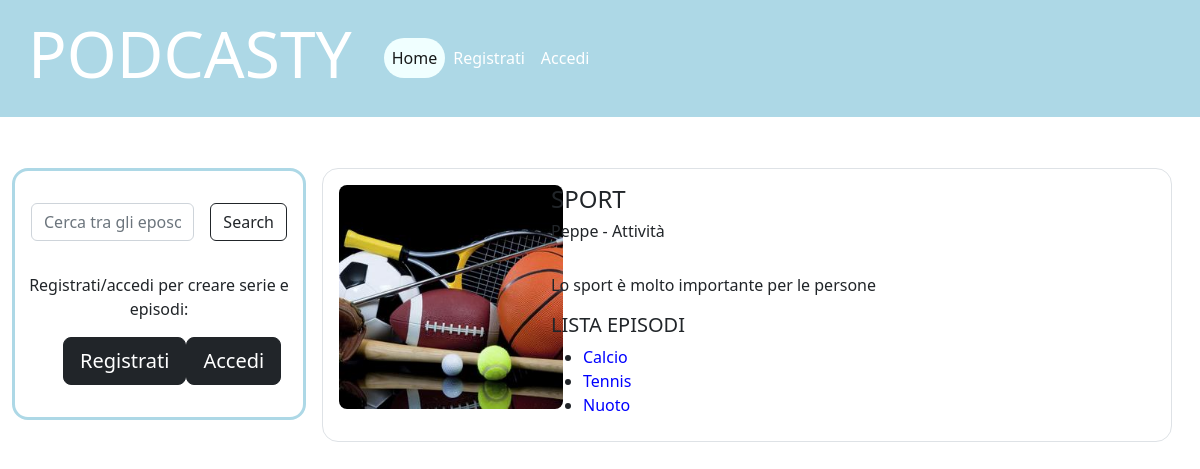
Screenshot of /serie40 with the database file from the repository.
### tables this page shows
CREATE TABLE "serie" (
	"id_serie"	INTEGER NOT NULL,
	"titolo_serie"	TEXT NOT NULL UNIQUE,
	"descrizione"	TEXT NOT NULL,
	"categoria"	TEXT NOT NULL,
	"immagine_serie"	TEXT NOT NULL,
	"autore"	INTEGER NOT NULL,
	"ultima_modifica"	TEXT NOT NULL,
	FOREIGN KEY("autore") REFERENCES "utenti"("id") ON DELETE CASCADE,
	PRIMARY KEY("id_serie" AUTOINCREMENT)
);

CREATE TABLE "utenti" (
	"id"	INTEGER NOT NULL,
	"email"	TEXT NOT NULL UNIQUE,
	"nickname"	TEXT NOT NULL UNIQUE,
	"password"	TEXT NOT NULL,
	"immagine_profilo"	TEXT NOT NULL,
	"creatore"	INTEGER NOT NULL DEFAULT 0,
	PRIMARY KEY("id" AUTOINCREMENT)
);

CREATE TABLE "episodi" (
	"id_episodio"	INTEGER NOT NULL,
	"titolo"	TEXT NOT NULL,
	"file"	TEXT NOT NULL,
	"descrizione"	TEXT NOT NULL,
	"data_pubblicazione"	TEXT NOT NULL,
	"serie"	INTEGER NOT NULL,
	FOREIGN KEY("serie") REFERENCES "serie"("id_serie") ON DELETE CASCADE,
	PRIMARY KEY("id_episodio" AUTOINCREMENT)
);

### app.py (the view)
@app.route('/serie<int:id>')
def single_serie(id):
    serie=dao.get_serie(id)
    if current_user.is_authenticated:
        id_u=current_user.id
        if serie['autore'] == id_u:
            episodi=dao.get_all_episodi(id)
            return render_template('serie.html', serie=serie, episodi=episodi, oggi=date.today())
        else:
            episodi=dao.get_episodi(id)
            is_follower=dao.isfollower(id, id_u)
            return render_template('serie.html', serie=serie, episodi=episodi, is_follower=is_follower, oggi=date.today())
    else:
        episodi=dao.get_episodi(id)
        return render_template('serie.html', serie=serie, episodi=episodi, oggi=date.today())

### dao.py (called while the page is built)
def get_serie(id_s):
    conn = sqlite3.connect('db/podcast_db.db')
    conn.row_factory = sqlite3.Row
    cursor = conn.cursor()
    sql = 'SELECT serie.id_serie, serie.titolo_serie, serie.descrizione, serie.categoria, serie.immagine_serie, serie.ultima_modifica, serie.autore, utenti.nickname\
            FROM serie LEFT JOIN utenti ON serie.autore = utenti.id \
            WHERE serie.id_serie = ?'
    cursor.execute(sql, (id_s,))
    serie = cursor.fetchone()
    cursor.close()
    conn.close()
    return serie

def get_episodi(id_s):
    conn = sqlite3.connect('db/podcast_db.db')
    conn.row_factory = sqlite3.Row
    cursor = conn.cursor()
    oggi=datetime.date.today()
    sql = 'SELECT episodi.id_episodio, episodi.titolo, episodi.file, episodi.descrizione, episodi.data_pubblicazione, serie.titolo_serie\
            FROM episodi LEFT JOIN serie ON episodi.serie = serie.id_serie \
            WHERE serie.id_serie = ? AND episodi.data_pubblicazione <= ?\
            ORDER BY data_pubblicazione DESC'
    cursor.execute(sql, (id_s, oggi))
    episodi = cursor.fetchall()
    cursor.close()
    conn.close()
    return episodi

### templates/serie.html (shortened to what this page needs)
{% extends "base.html" %}
{% block home_active %}active{% endblock %}
{% block content %}
<div class="supermydiv">
  <main class="col-lg-9 col-md-12">
    <article class="row border p-2 myart">
      <div class="col-lg-3 col-md-6 col-sm-12 px-0">
        <img class="serieimg2 p-2" src="{{ url_for('static', filename=serie.immagine_serie) }}" alt="Immagine della serie ">
      </div>
      <div class="col-lg-9 col-md-6 col-sm-12">
        <section class="d-flex align-items-center mt-2 mb-4">
          <div>
            <h4>{{ serie.titolo_serie }}</h4>
            <h6 class="username">{{ serie.nickname}} - {{serie.categoria}}</h6>
          </div>
        </section>
        <p class="mydescr">{{ serie.descrizione }}</p>
        <section>
          {% if episodi %}
            <h5>LISTA EPISODI</h5>
          {% else %}
            <h6>Ancora nessun episodio, torna presto</h6>
          {% endif %}
            <ul>
              {% for episodio in episodi%}
              <li class="myep"  data-tit="{{episodio.titolo}}" data-descr="{{episodio.descrizione}}">
                <a class="mya" href="{{url_for('single_episodio', id=serie.id_serie  ,id_e=episodio.id_episodio )}}">{{episodio.titolo}}</a>
              </li>
              {% endfor %}
            </ul>
        </section>
      </div>
    </article>
  </main>
  <aside class="col-lg-3 col-md-12 myaside">
    <div class="cerca_ep">
      <form class="d-flex cerca_episodio"  method="get">
        <input class="form-control me-3" type="text" id="search_in" placeholder="Cerca tra gli eposodi" aria-label="Search">
        <button class="btn btn-outline-dark" id="searchep" type="submit">Search</button>
      </form>
    </div>
    {% if current_user.is_authenticated %}
    {% if current_user.id == serie.autore%}
    <div id="mycrea">
      <button type="button" class="btn btn-dark mybtnserie" data-bs-toggle="modal" data-bs-target="#createModal">
        CREA NUOVO EPISODIO
      </button>
    </div>
    {%endif%}
    {% else %}
      <p>Registrati/accedi per creare serie e episodi:</p>
      <section class="myasect">
        <a class="btn btn-dark btn-lg mybb" aria-current="page" href="{{ url_for('signup') }}">Registrati</a>
        <a class="btn btn-dark btn-lg mybb" aria-current="page" href="{{ url_for('login') }}">Accedi</a>
      </section>
    {% endif %}
  </aside>
</div>
{% endblock %}

### static/style.css (style rules this page uses)
.username { font-weight: 100; }
.myaside { background-color: white; border-style: solid; border-width: 0.2rem; border-color: lightblue; border-radius: 1rem; padding-top: 1rem; margin-bottom: 1rem; display: flex; flex-direction: column; height: fit-content; text-align: center; }
.supermydiv { position: relative; top: 2rem; display: flex; flex-direction: row-reverse; justify-content: space-between; margin-bottom: 1rem; }
.serieimg2 { width: 15rem; height: 15rem ; border-radius: 1rem; }
.mydescr { overflow-wrap: break-word; }
.myasect { display: flex; flex-direction: row; justify-content: space-around; margin-bottom: 2rem; margin-right: 3rem; margin-left: 3rem; }
.myart { border-radius: 1rem; margin-left: 1rem; margin-right: 1rem; }
.mya { text-decoration: none; color: blue; }
.cerca_ep { display: flex; flex-direction: row; justify-content: center; margin:1rem; }

### rows the page displays
serie: immagine_serie (picture), titolo_serie "SPORT", categoria "Attività", descrizione "Lo sport è molto importante per le persone"
utenti: nickname "Peppe"
episodi: titolo "Calcio"
episodi: titolo "Tennis"
episodi: titolo "Nuoto"
